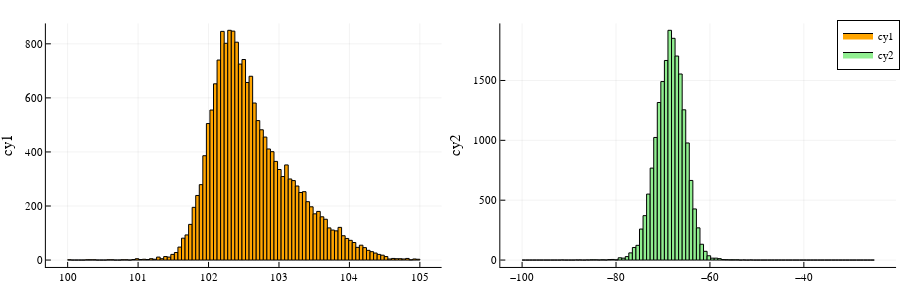

The cell this chart's notebook holds for it:
### Markdown cell above
Comparaison au cy initiaux: comportement tres similaire

### Code cell
plotly(size=(900,300));
#polynomial coefficients cy1 and cy2
h5 = histogram(cy1_hist, label = "cy1",
     bins = LinRange(100,105,100), ylabel = "cy1", legend = :best, color = "orange");

h6 = histogram(cy2_hist, label = "cy2",
     bins = LinRange(-100,-25,100), ylabel = "cy2", legend = :best, color = "lightgreen");

plot(h5, h6)
